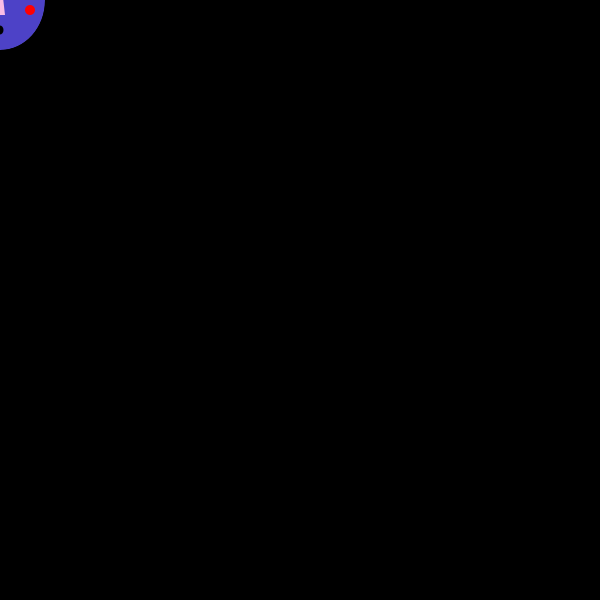
Frame 1 (no input)
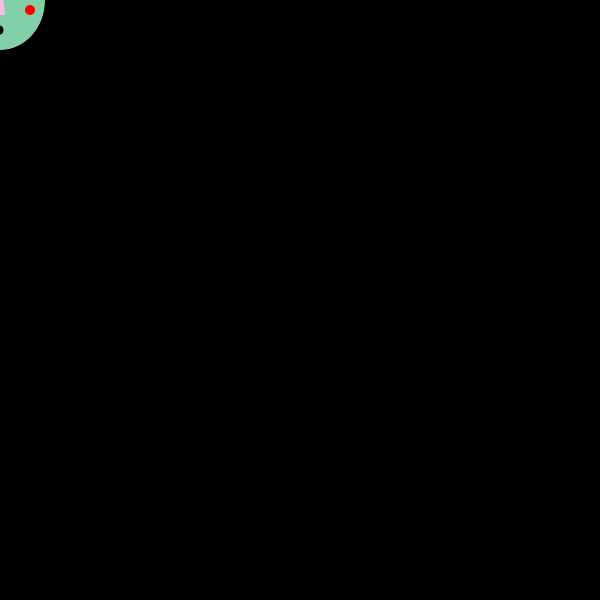
Frame 60 (the mouse pressed at the canvas centre just before this capture)
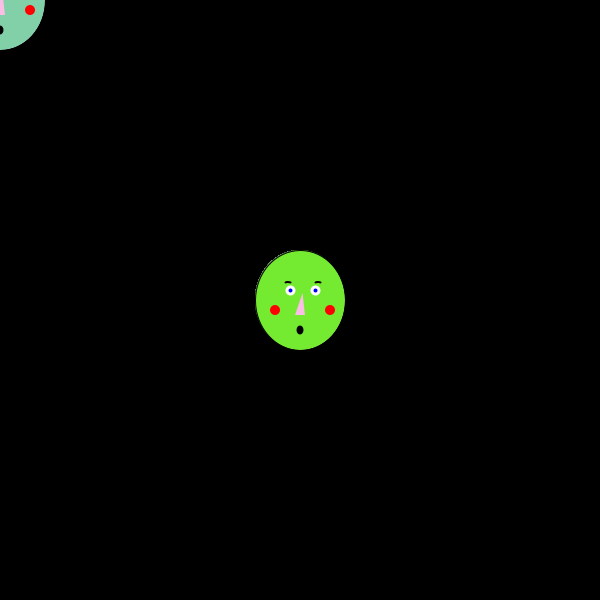
Frame 120 (the mouse held since frame 60 and released just before this capture)

The Processing sketch that drew these frames (run headless with seeded random() and noise(); from frame 60 on, the mouse is pressed at the canvas centre):

// Processing sketch: processing_183000
// ── processing_183000.pde

int x;


void setup () {
  size (600, 600);
  frameRate(20);
  background (0);
 
}

void draw() {

  for (int i=0; i<800; i=i+100)


    andlit(mouseX, mouseY);
 
  

}






void andlit(int x, int y) {
  float r = random(200);

  fill(random(255), random(255), random(255));
  stroke(0);
  ellipse(x, y, 90, 100);
  noStroke();
  fill(255, 0, 0);
  ellipse(x-25, y+10, 10, 10);
  ellipse(x+30, y+10, 10, 10);
  strokeWeight(10);
  stroke(255);
  point(x-10, y-10);
  point(x+15, y-10);
  strokeWeight(4);
  stroke(0, 0, 255);
  point(x-10, y-10);
  point(x+15, y-10);
  strokeWeight(2);
  stroke(0);
  curve(x-20, y-14, x-15, y-18, x-10, y-18, x, y-14);
  curve(x+10, y-14, x+15, y-18, x+20, y-18, x+25, y-14);
  noStroke();
  fill(250, 189, 229);
  triangle(x-5, y+15, x+5, y+15, x+2.5, y-7);
  strokeWeight(1);
  noStroke();
  fill(0);
  ellipse(x, y+30, 7, 9);
} 

void hittandlit(int x, int y) {
  fill(0, 225, 225);
  stroke(255);
  ellipse(x, y, 90, 100);
  noStroke();
  fill(0, 255, 0);
  ellipse(x-25, y+10, 10, 10);
  ellipse(x+30, y+10, 10, 10);
  strokeWeight(10);
  stroke(128);
  point(x-10, y-10);
  point(x+15, y-10);
  strokeWeight(4);
  stroke(70, 50, 255);
  point(x-10, y-10);
  point(x+15, y-10);
  strokeWeight(2);
  stroke(190);
  curve(x-20, y-14, x-15, y-18, x-10, y-18, x, y-14);
  curve(x+10, y-14, x+15, y-18, x+20, y-18, x+25, y-14);
  noStroke();
  fill(29, 89, 259);
  triangle(x-5, y+15, x+5, y+15, x+2.5, y-7);
  strokeWeight(1);
  noStroke();
  fill(76, 0, 178);
  ellipse(x, y+30, 7, 9);
}
